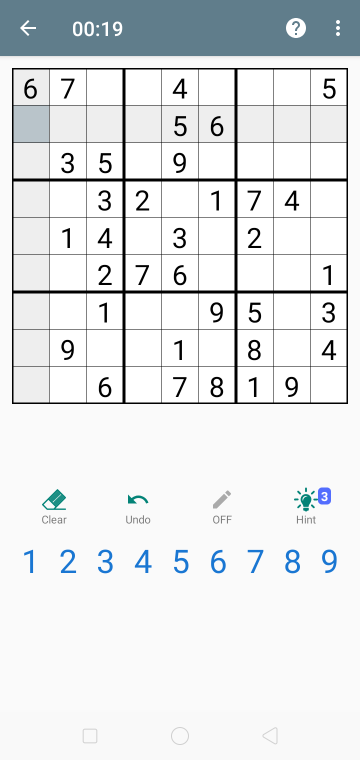
#> input picture till 2022/Sudoku/ImgSud3.png, 720 x 1520 px (shown at 1/2 size)
$ jupyter execute --allow-errors storeRoom1.ipynb
#> lines starting #> are read from the running program, lines starting #| are printed output that depends on the picture; after the words box and inside, x2 and y2 are one past the last pixel; in counts of white or black regions, pixels touching at a corner belong together
[cell 1]
import cv2
from numpy import *
img=cv2.imread('ImgSud3.png',0)
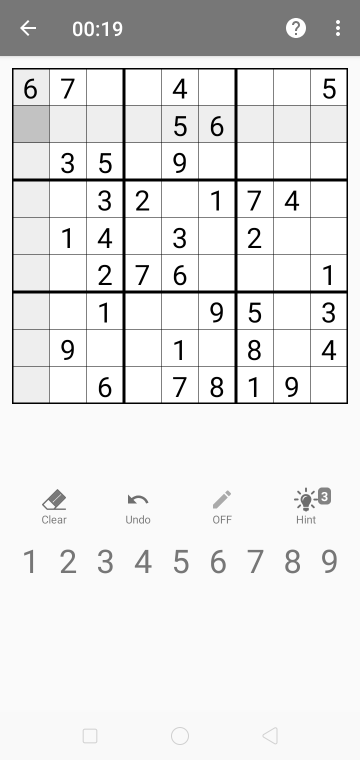
#> img: shape (1520, 720) (shown at 1/2 size); min 0, max 255, mean 229.6
_,th=cv2.threshold(img,120,255,cv2.THRESH_BINARY)
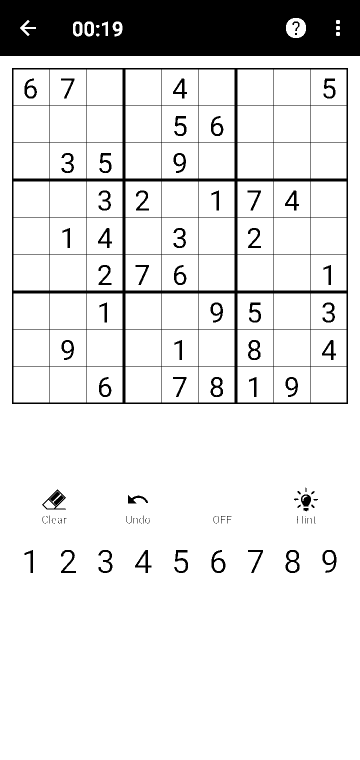
#> th: shape (1520, 720) (shown at 1/2 size); 88.3% white; 103 black regions (41 under 20 px), largest, box (x1, y1, x2, y2) and area: (0, 0, 720, 112) 77162, (24, 136, 696, 808) 31680, (84, 979, 132, 1019) 687
kernal=ones([3,3],uint8)
erosion=cv2.erode(th,kernal)
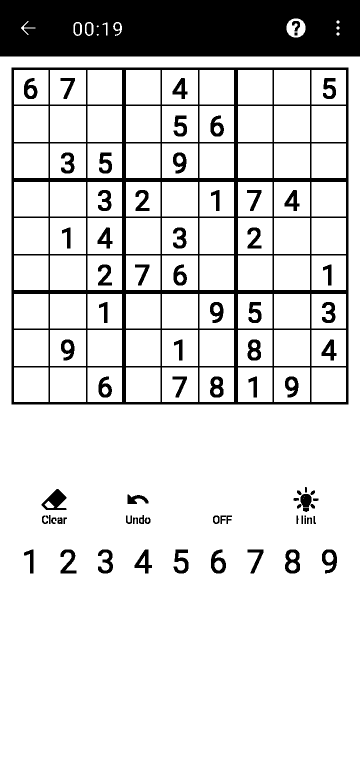
#> erosion: shape (1520, 720) (shown at 1/2 size); 84.8% white; 84 black regions (2 under 20 px), largest, box (x1, y1, x2, y2) and area: (0, 0, 720, 113) 78718, (23, 135, 697, 809) 57376, (83, 978, 133, 1020) 1101
cv2.imshow('original',img)
cv2.imshow('th',th)
cv2.imshow('erode',erosion)
cv2.waitKey(0)
cv2.destroyAllWindows()

[cell 2]
temp=zeros([699,699],uint8)
temp[:]=255
edge=cv2.Canny(erosion,108,22,apertureSize=3)
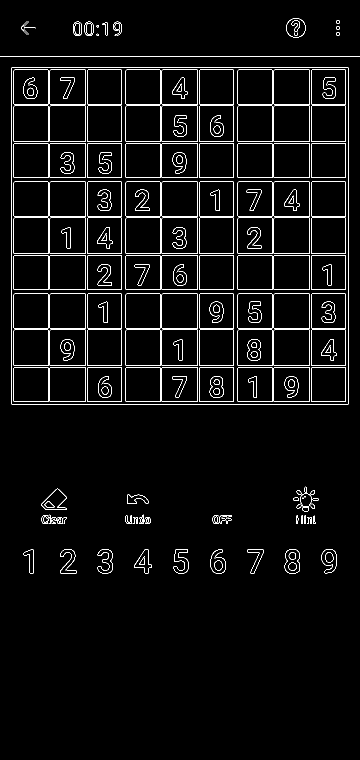
#> edge: shape (1520, 720) (shown at 1/2 size); 3.3% white in thin lines or dots, all inside (x1, y1, x2, y2) = (0, 36, 720, 1147)
lines=cv2.HoughLines(edge,1,pi/180,200)
#> lines = 41 rows, first 8: [112, 1.57], [696, 0], [808, 1.57], [22, 0], [134, 1.57], [243, 0], [96, 0], [619, 0]
for line in lines:
    rho,theta=line[0]
    a=cos(theta)
    b=sin(theta)
    x0=a*rho
    y0=b*rho
    x1=int(x0+1000*(-b))
    y1=int(y0+1000*a)
    x2=int(x0-1000*(-b))
    y2=int(y0-1000*a)
    cv2.line(temp,(x1,y1),(x2,y2),0,2)
#> this loop made 41 passes
#> (rho, theta, a, b, x0, y0, x1, y1) on passes 1 to 12: (112, 1.57, -4.37e-08, 1, -4.9e-06, 112, -1000, 111), (696, 0, 1, 0, 696, 0, 696, 1000), (808, 1.57, -4.37e-08, 1, -3.53e-05, 808, -1000, 807), (22, 0, 1, 0, 22, 0, 22, 1000), (134, 1.57, -4.37e-08, 1, -5.86e-06, 134, -1000, 133), (243, 0, 1, 0, 243, 0, 243, 1000), (96, 0, 1, 0, 96, 0, 96, 1000), (619, 0, 1, 0, 619, 0, 619, 1000), (171, 0, 1, 0, 171, 0, 171, 1000), (622, 0, 1, 0, 622, 0, 622, 1000), (320, 0, 1, 0, 320, 0, 320, 1000), (395, 0, 1, 0, 395, 0, 395, 1000)
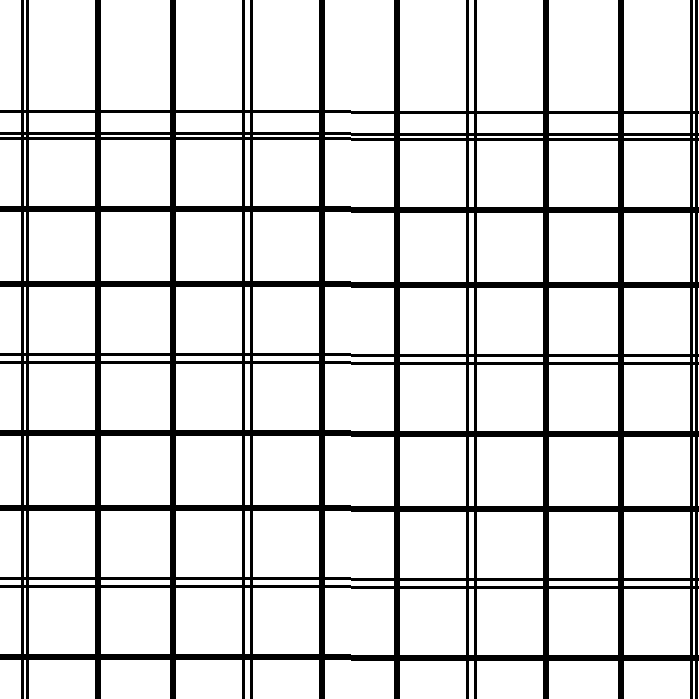
#> temp: shape (699, 699); 84.7% white; 1 black region, box (x1, y1, x2, y2) and area: (0, 0, 699, 699) 74529
cv2.imshow('lines',temp)
cv2.imshow('corner',edge)
cv2.waitKey(0)
cv2.destroyAllWindows()

[cell 3]
temp=zeros([img.shape[0],img.shape[1]],uint8)
temp[:]=255
edge=cv2.Canny(erosion,108,22,apertureSize=3)
lines=cv2.HoughLines(edge,1,pi/180,200)
for line in lines:
    rho,theta=line[0]
    a=cos(theta)
    b=sin(theta)
    x0=a*rho
    y0=b*rho
    x1=int(x0+1000*(-b))
    y1=int(y0+1000*a)
    x2=int(x0-1000*(-b))
    y2=int(y0-1000*a)
    cv2.line(temp,(x1,y1),(x2,y2),0,2)
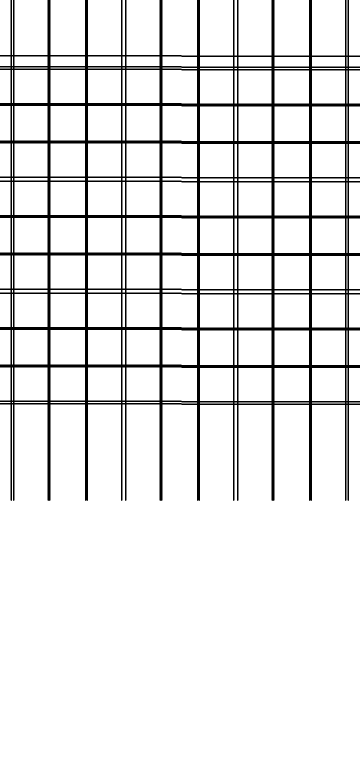
#> temp: shape (1520, 720) (shown at 1/2 size); 90.7% white; 1 black region, box (x1, y1, x2, y2) and area: (0, 0, 720, 1002) 101660

def distance(points,checkPoint):
    for point in points:
        d=((point[0]-checkPoint[0])**2+(point[1]-checkPoint[1])**2)**0.5
        if d<15:
            return False
    return True

def detect():
    corners=cv2.goodFeaturesToTrack(temp,150,0.01,10)
    corners =int0(corners)
    effectivePoints=[]
    points=[]
    for i in corners:
        x,y=i.ravel()
        if len(points)>1:
            if distance(points,(x,y)):
                cv2.circle(temp,(x,y),4,255,-1)
                print((x,y),end=' ')
                effectivePoints.append((x,y))
        else:
            cv2.circle(temp,(x,y),4,255,-1)
            effectivePoints.append((x,y))
        points.append((x,y))


    points.sort()
    print(len(points))
    print(len(effectivePoints))

#> (the rest of this cell did not finish here and is left out)

#> (a cell that did not finish here is left out)

[cell 5]
temp=zeros([699,699],uint8)
temp[:]=255
edge=cv2.Canny(erosion,108,22,apertureSize=3)
lines=cv2.HoughLinesP(edge,1,pi/180,600,600,20)
for line in lines:
    for x1,y1,x2,y2 in line:
        cv2.line(temp,(x1,y1),(x2,y2),0,2)
#> this loop made 41 passes
#> line on passes 1 to 12: [[0, 112, 719, 112]], [[696, 808, 696, 135]], [[22, 807, 22, 136]], [[24, 134, 695, 134]], [[23, 808, 695, 808]], [[619, 803, 619, 735]], [[320, 579, 320, 511]], [[243, 579, 243, 511]], [[171, 803, 171, 735]], [[96, 283, 96, 212]], [[467, 208, 467, 140]], [[324, 355, 395, 355]]
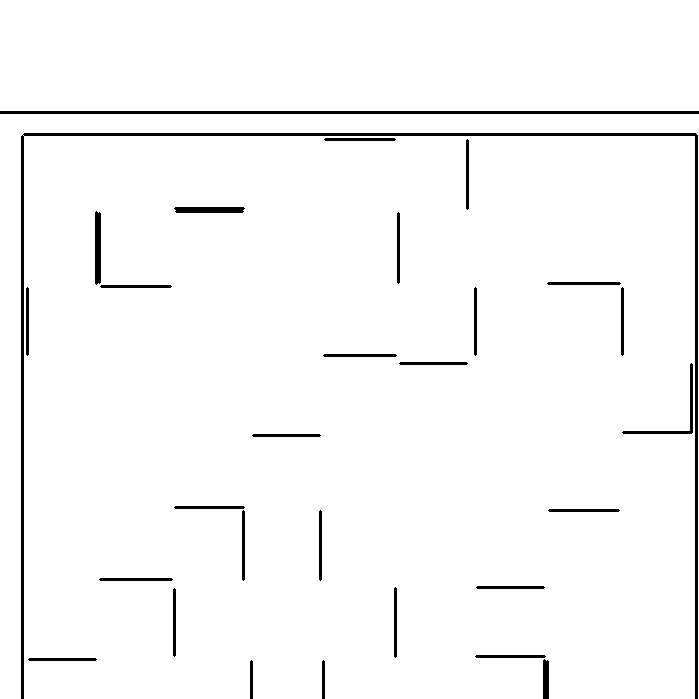
#> temp: shape (699, 699); 97.2% white; 29 black regions, largest, box (x1, y1, x2, y2) and area: (21, 133, 698, 699) 5399, (0, 111, 699, 114) 2097, (95, 211, 101, 285) 430
cv2.imshow('lines',temp)
cv2.imshow('corner',edge)
cv2.waitKey(0)
cv2.destroyAllWindows()

[cell 6]
def drawLine(image,lines):
    blank_img=zeros([image.shape[0],image.shape[1],3],uint8)
    for line in lines:
        for x1,y1,x2,y2 in line:
            cv2.line(blank_img,(x1,y1),(x2,y2),(0,255,0),3)
#> this loop made 1393 passes
#> line on passes 1 to 3: [[12, 1519, 12, 113]], [[141, 679, 141, 333]], [[299, 1519, 299, 113]]
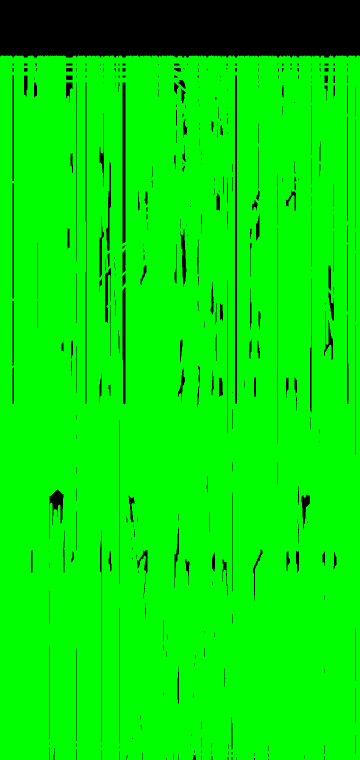
#> blank_img: shape (1520, 720, 3) (shown at 1/2 size); mean of channels 0, 1, 2 0, 227.7, 0; drawn as B, G, R
    image=cv2.addWeighted(image,0.8,blank_img,1,0.0)
    return image

lines = cv2.HoughLinesP(erosion,rho=6,theta=pi/60,threshold=160,lines=40,minLineLength=100,maxLineGap=10)
#> (the rest of this cell did not finish here and is left out)

$ run again, with till 2022/Sudoku/ImgSud5.png copied over till 2022/Sudoku/ImgSud3.png
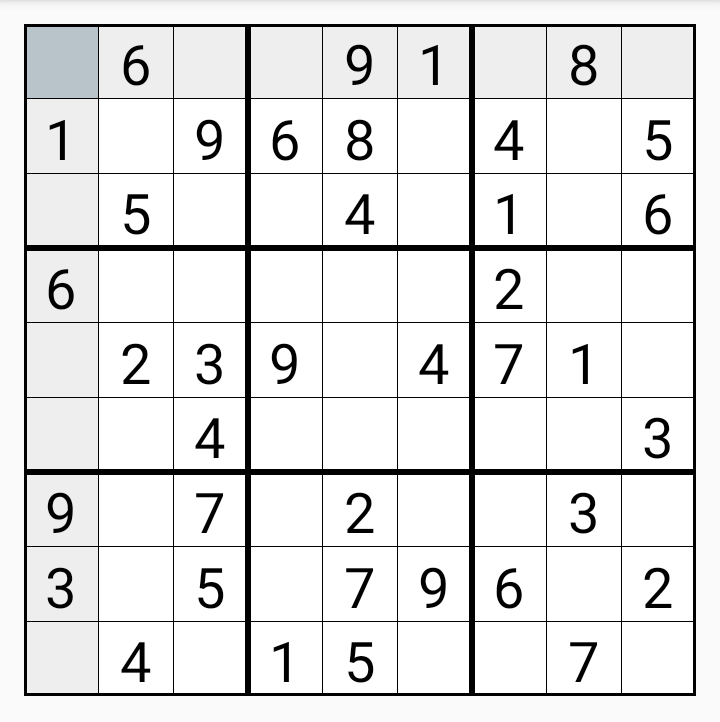
#> input picture till 2022/Sudoku/ImgSud5.png, 720 x 722 px
#> th: shape (722, 720); 91.2% white; 39 black regions, largest, box (x1, y1, x2, y2) and area: (24, 24, 696, 696) 31680, (571, 45, 596, 85) 484, (347, 120, 372, 160) 475
#> erosion: shape (722, 720); 84.7% white; 39 black regions, largest, box (x1, y1, x2, y2) and area: (23, 23, 697, 697) 57376, (570, 44, 597, 86) 741, (346, 119, 373, 161) 735
#> `edge=cv2.Canny(erosion,108,22,apertureSize=3)`:
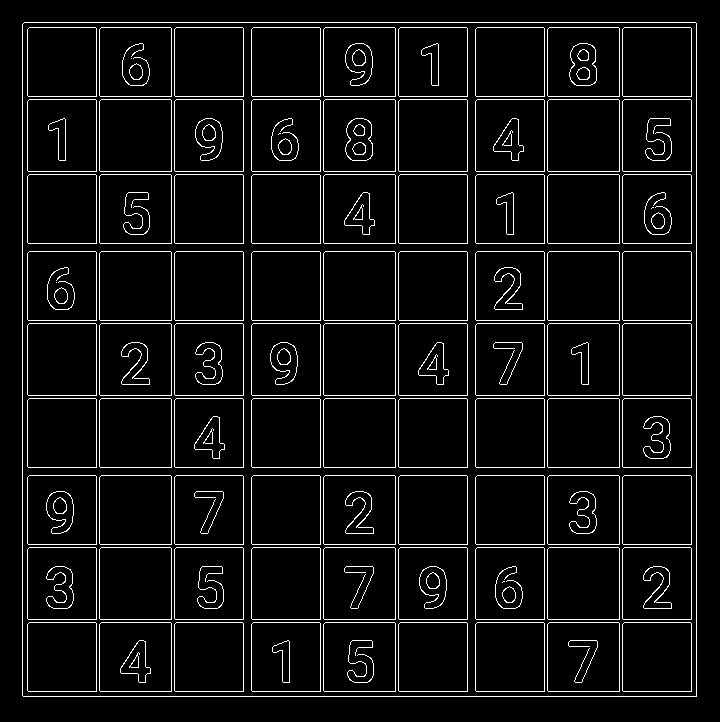
#> edge: shape (722, 720); 6.1% white in thin lines or dots, all inside (x1, y1, x2, y2) = (22, 22, 697, 697)
#> lines = 40 rows, first 8: [696, 0], [696, 1.57], [22, 0], [22, 1.57], [96, 0], [171, 0], [243, 0], [320, 0]
#> the loop `for line in lines:` made 40 passes
#> (rho, theta, a, b, x0, y0, x1, y1) on passes 1 to 8: (696, 0, 1, 0, 696, 0, 696, 1000), (696, 1.57, -4.37e-08, 1, -3.04e-05, 696, -1000, 695), (22, 0, 1, 0, 22, 0, 22, 1000), (22, 1.57, -4.37e-08, 1, -9.62e-07, 22, -1000, 21), (96, 0, 1, 0, 96, 0, 96, 1000), (171, 0, 1, 0, 171, 0, 171, 1000), (243, 0, 1, 0, 243, 0, 243, 1000), (320, 0, 1, 0, 320, 0, 320, 1000)
#> the loop `for line in lines:` made 40 passes
#> line on passes 1 to 8: [[696, 696, 696, 23]], [[23, 696, 695, 696]], [[22, 695, 22, 24]], [[24, 22, 695, 22]], [[548, 619, 619, 619]], [[252, 320, 320, 320]], [[548, 395, 619, 395]], [[623, 243, 691, 243]]
#> the loop in drawLine, `for line in lines:` made 1551 passes
#> line on passes 1 to 3: [[0, 44, 467, 464]], [[0, 48, 719, 696]], [[255, 467, 719, 49]]
#> after the loop in drawLine, `for line in lines:`:
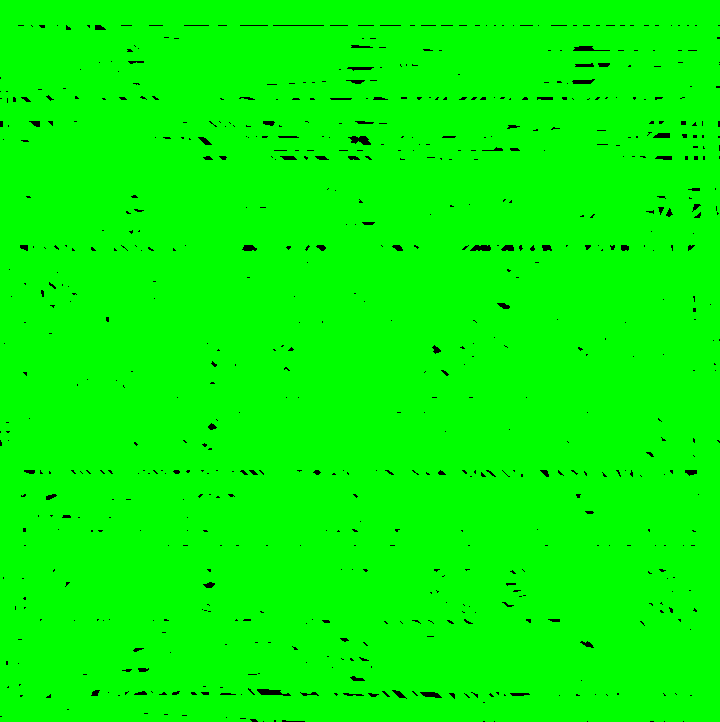
#> blank_img: shape (722, 720, 3); mean of channels 0, 1, 2 0, 251.6, 0; drawn as B, G, R

$ run again, with till 2022/Sudoku/imcheck.png copied over till 2022/Sudoku/ImgSud3.png
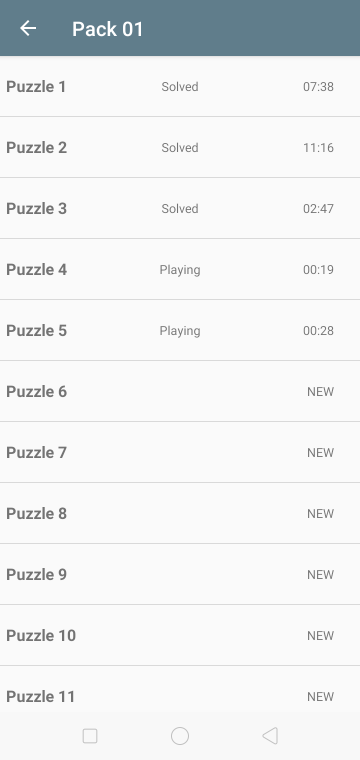
#> input picture till 2022/Sudoku/imcheck.png, 720 x 1520 px (shown at 1/2 size)
#> th: shape (1520, 720); 91.7% white; 214 black regions (56 under 20 px), largest, box (x1, y1, x2, y2) and area: (0, 0, 720, 112) 78272, (118, 1015, 132, 1038) 173, (136, 1259, 150, 1282) 163
#> erosion: shape (1520, 720); 90.2% white; 165 black regions (12 under 20 px), largest, box (x1, y1, x2, y2) and area: (0, 0, 720, 113) 79801, (117, 1014, 133, 1039) 307, (135, 1258, 151, 1283) 285
#> `edge=cv2.Canny(erosion,108,22,apertureSize=3)`:
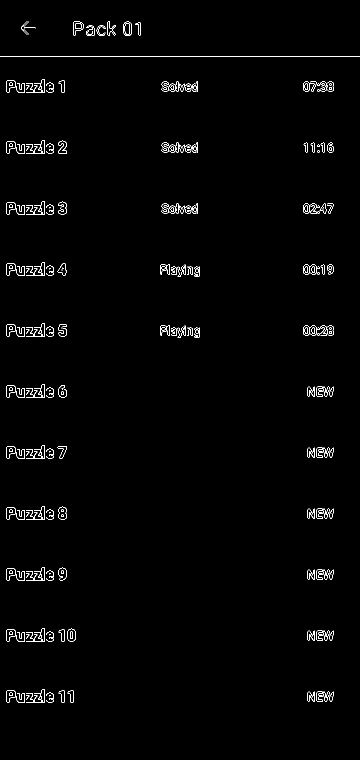
#> edge: shape (1520, 720) (shown at 1/2 size); 1.2% white in thin lines or dots, all inside (x1, y1, x2, y2) = (0, 42, 720, 1405)
#> `lines=cv2.HoughLines(edge,1,pi/180,200)`: lines = [[112, 1.57], [89, 0], [13, 0], [49, 0]]
#> the loop `for line in lines:` made 4 passes
#> (rho, theta, a, b, x0, y0, x1, y1) on passes 1 to 4: (112, 1.57, -4.37e-08, 1, -4.9e-06, 112, -1000, 111), (89, 0, 1, 0, 89, 0, 89, 1000), (13, 0, 1, 0, 13, 0, 13, 1000), (49, 0, 1, 0, 49, 0, 49, 1000)
#> corners = [[89, 1001], [49, 1001], [13, 1001], [91, 113], [51, 113], [15, 113], [363, 113]]
#> `lines=cv2.HoughLinesP(edge,1,pi/180,600,600,20)`: lines = [[0, 112, 719, 112]]
#> the loop `for line in lines:` made 1 pass
#> `lines = cv2.HoughLinesP(erosion,rho=6,theta=pi/60,threshold=160,lines=..`: lines = 959 rows, first 6: [261, 1519, 261, 113], [501, 1519, 501, 113], [694, 1519, 694, 113], [542, 1519, 542, 113], [169, 1519, 169, 113], [490, 1519, 490, 113]
#> the loop in drawLine, `for line in lines:` made 959 passes
#> after the loop in drawLine, `for line in lines:`:
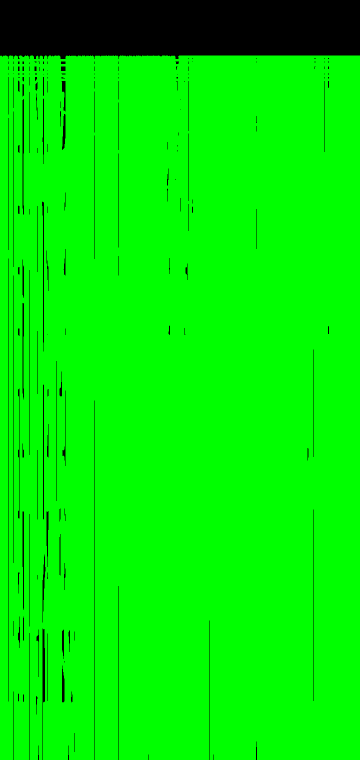
#> blank_img: shape (1520, 720, 3) (shown at 1/2 size); mean of channels 0, 1, 2 0, 232.3, 0; drawn as B, G, R
#> `lines=cv2.HoughLinesP(edge,1,pi/180,100,100,20)`: lines = None
